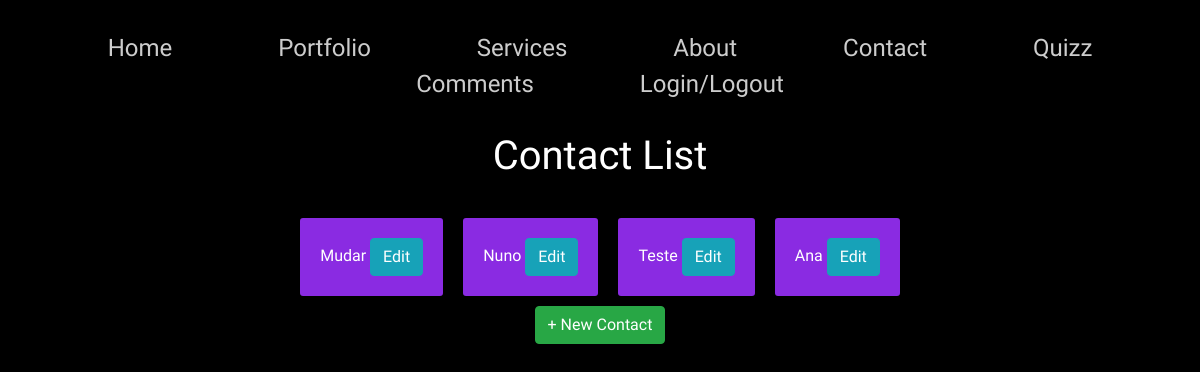
The app's page /contact (signed in), older data.
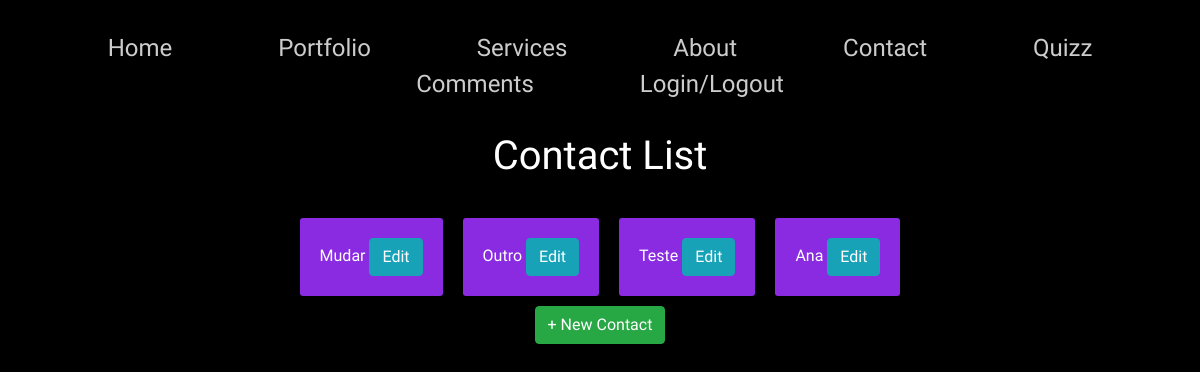
The same page, newer data.
### website/models.py (models this page shows, shortened)
class Contact(models.Model):
    first_name = models.CharField(max_length=30)
    last_name = models.CharField(max_length=30)
    email = models.EmailField(max_length=254)
    country = models.CharField(max_length=30)
    subject = models.CharField(max_length=1000)

### website/views.py (the view)
# urls.py: path('contact', views.contact_page_view, name='contact'),
def contact_page_view(request):
    context = {'contacts': Contact.objects.all()}
    if request.user.is_authenticated:
        return render(request, 'website/contact.html', context)
    else:
        return HttpResponseRedirect(reverse('website:addcontact'))

### website/templates/website/contact.html
{% extends 'website/base.html' %}
{% block header %}
    <h1>Contact List</h1>
{% endblock header %}
{% block main %}
    <div class="mainContact box-center">
        {% for contact in contacts %}
            <p>{{ contact.first_name }} <a href="{% url 'website:editcontact' contact.id %}" class="btn btn-info">Edit</a>
            </p>
        {% endfor %}
    </div>
    <div>
        <a href="{% url 'website:addcontact' %}" class="btn btn-success">+ New Contact</a>
    </div>
{% endblock main %}

Row changes from the older to the newer data that the page shows:
changed Contact: first_name "Nuno" → "Outro"
